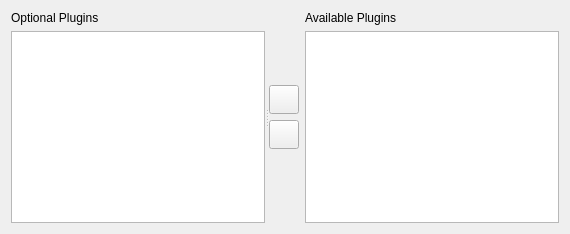
     <widget class="QWidget" name="tabESPs">
      <attribute name="title">
       <string>Optional Plugins</string>
      </attribute>
      <layout class="QVBoxLayout" name="verticalLayout_23">
       <item>
        <widget class="QSplitter" name="ESPsSplitter">
         <property name="orientation">
          <enum>Qt::Horizontal</enum>
         </property>
         <widget class="QWidget" name="widget_9" native="true">
          <layout class="QVBoxLayout" name="verticalLayout_20">
           <property name="leftMargin">
            <number>0</number>
           </property>
           <property name="topMargin">
            <number>0</number>
           </property>
           <property name="rightMargin">
            <number>0</number>
           </property>
           <property name="bottomMargin">
            <number>0</number>
           </property>
           <item>
            <widget class="QLabel" name="label_2">
             <property name="text">
              <string>Optional Plugins</string>
             </property>
            </widget>
           </item>
           <item>
            <widget class="QListView" name="inactiveESPList">
             <property name="toolTip">
              <string>List of esps, esms, and esls that will not be loaded by the game.</string>
             </property>
             <property name="whatsThis">
              <string>List of esps, esms, and esls contained in this mod that currently will not be loaded by the game. They will not even appear in the plugin list in the main MO-window.
They usually contain optional functionality, see the readme.

Most mods do not have optional plugins, so chances are good you are looking at an empty list.</string>
             </property>
             <property name="alternatingRowColors">
              <bool>true</bool>
             </property>
             <property name="uniformItemSizes">
              <bool>true</bool>
             </property>
            </widget>
           </item>
          </layout>
         </widget>
         <widget class="QWidget" name="widget_11" native="true">
          <layout class="QHBoxLayout" name="horizontalLayout_2">
           <property name="leftMargin">
            <number>0</number>
           </property>
           <property name="topMargin">
            <number>0</number>
           </property>
           <property name="rightMargin">
            <number>0</number>
           </property>
           <property name="bottomMargin">
            <number>0</number>
           </property>
           <item>
            <layout class="QVBoxLayout" name="verticalLayout_22">
             <item>
              <spacer name="verticalSpacer_2">
               <property name="orientation">
                <enum>Qt::Vertical</enum>
               </property>
               <property name="sizeHint" stdset="0">
                <size>
                 <width>20</width>
                 <height>40</height>
                </size>
               </property>
              </spacer>
             </item>
             <item>
              <widget class="QToolButton" name="activateESP">
               <property name="toolTip">
                <string>Move a plugin to the data directory.</string>
               </property>
               <property name="whatsThis">
                <string>This moves a plugin to the data directory so it can be enabled in the main window. Please note that the plugin merely becomes &quot;available&quot;, it will not necessarily be loaded! That is configured in the main window of MO.</string>
               </property>
               <property name="text">
                <string/>
               </property>
               <property name="icon">
                <iconset resource="resources.qrc">
                 <normaloff>:/MO/gui/next</normaloff>:/MO/gui/next</iconset>
               </property>
               <property name="iconSize">
                <size>
                 <width>22</width>
                 <height>22</height>
                </size>
               </property>
              </widget>
             </item>
             <item>
              <widget class="QToolButton" name="deactivateESP">
               <property name="toolTip">
                <string>Make the selected plugin in the right list unavailable.</string>
               </property>
               <property name="whatsThis">
                <string>The selected plugin (in the right list) will be pushed into a subdirectory of the mod and will thus become &quot;invisible&quot; to the game. It can then no longer be activated.</string>
               </property>
               <property name="text">
                <string/>
               </property>
               <property name="icon">
                <iconset resource="resources.qrc">
                 <normaloff>:/MO/gui/previous</normaloff>:/MO/gui/previous</iconset>
               </property>
               <property name="iconSize">
                <size>
                 <width>22</width>
                 <height>22</height>
                </size>
               </property>
              </widget>
             </item>
             <item>
              <spacer name="verticalSpacer_3">
               <property name="orientation">
                <enum>Qt::Vertical</enum>
               </property>
               <property name="sizeHint" stdset="0">
                <size>
                 <width>20</width>
                 <height>40</height>
                </size>
               </property>
              </spacer>
             </item>
            </layout>
           </item>
           <item>
            <widget class="QWidget" name="widget_10" native="true">
             <layout class="QVBoxLayout" name="verticalLayout_21">
              <property name="leftMargin">
               <number>0</number>
              </property>
              <property name="topMargin">
               <number>0</number>
              </property>
              <property name="rightMargin">
               <number>0</number>
              </property>
              <property name="bottomMargin">
               <number>0</number>
              </property>
              <item>
               <widget class="QLabel" name="label">
                <property name="text">
                 <string>Available Plugins</string>
                </property>
               </widget>
              </item>
              <item>
               <widget class="QListView" name="activeESPList">
                <property name="toolTip">
                 <string>Plugins in the data directory and thus visible to the game.</string>
                </property>
                <property name="whatsThis">
                 <string>&lt;html&gt;&lt;head/&gt;&lt;body&gt;&lt;p&gt;These are the plugins that are in the (virtual) data directory of your game and will thus be selectable in the plugin list in the main window.&lt;/p&gt;&lt;/body&gt;&lt;/html&gt;</string>
                </property>
                <property name="alternatingRowColors">
                 <bool>true</bool>
                </property>
                <property name="uniformItemSizes">
                 <bool>true</bool>
                </property>
               </widget>
              </item>
             </layout>
            </widget>
           </item>
          </layout>
         </widget>
        </widget>
       </item>
      </layout>
     </widget>
